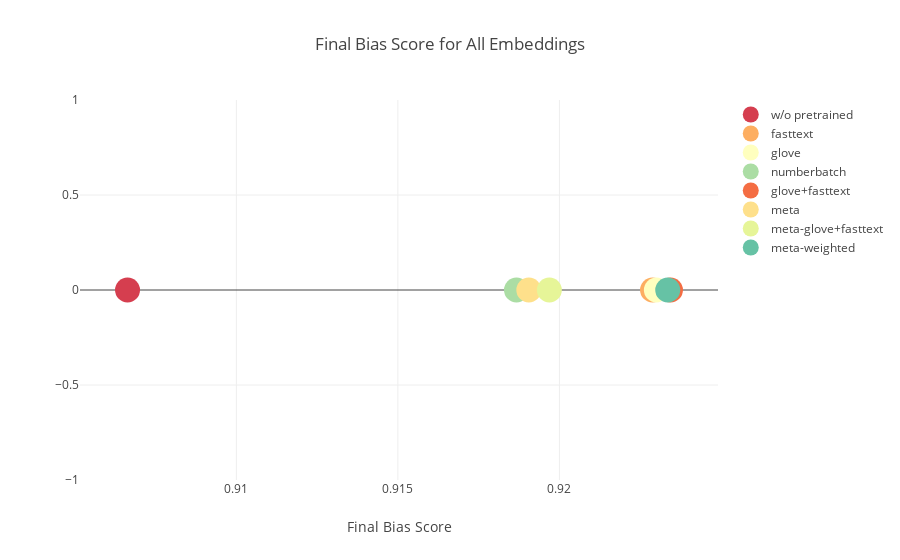

This figure's notebook cell:
### Code cell
trace0 = go.Scatter(
{
        'x': final_bias['w/o pretrained'], 
        'y': [0],
        'name': 'w/o pretrained', 
        'mode': 'markers', 
        'marker': {
            'color': cl.scales['9']['div']['Spectral'][0],
            'size': 25
        }
    })
trace1 = go.Scatter(
{
        'x': final_bias['fasttext'], 
        'y': [0],
        'name': 'fasttext', 
        'mode': 'markers', 
        'marker': {
            'color': cl.scales['9']['div']['Spectral'][2],
            'size': 25
        }
    })
trace2 = go.Scatter(
{
        'x': final_bias['glove'], 
        'y': [0],
        'name': 'glove', 
        'mode': 'markers', 
        'marker': {
            'color': cl.scales['9']['div']['Spectral'][4],
            'size': 25
        }
    })
trace3 = go.Scatter(
{
        'x': final_bias['numberbatch'], 
        'y': [0],
        'name': 'numberbatch', 
        'mode': 'markers', 
        'marker': {
            'color': cl.scales['9']['div']['Spectral'][6],
            'size': 25
        }
    })
trace5 = go.Scatter(
{
        'x': final_bias['glove+fasttext'], 
        'y': [0],
        'name': 'glove+fasttext', 
        'mode': 'markers', 
        'marker': {
            'color': cl.scales['9']['div']['Spectral'][1],
            'size': 25
        }
    })
trace6 = go.Scatter(
{
        'x': final_bias['meta'], 
        'y': [0],
        'name': 'meta', 
        'mode': 'markers', 
        'marker': {
            'color': cl.scales['9']['div']['Spectral'][3],
            'size': 25
        }
    })
trace7 = go.Scatter(
{
        'x': final_bias['meta-glove+fasttext'], 
        'y': [0],
        'name': 'meta-glove+fasttext', 
        'mode': 'markers', 
        'marker': {
            'color': cl.scales['9']['div']['Spectral'][5],
            'size': 25
        }
    })
trace8 = go.Scatter(
{
        'x': final_bias['meta-weighted'], 
        'y': [0],
        'name': 'meta-weighted', 
        'mode': 'markers', 
        'marker': {
            'color': cl.scales['9']['div']['Spectral'][7],
            'size': 25
        }
    })

layout = go.Layout(
    title= 'Final Bias Score for All Embeddings',
    hovermode = 'closest',
    xaxis = dict(
        title='Final Bias Score'
    ),
    showlegend = True
)

fig = go.Figure(data=[trace0, trace1, trace2, trace3, trace5, trace6, trace7, trace8], layout=layout)

py.iplot(fig)

### Figure 1 — Plotly figure (JSON) as saved in the notebook; plotly's stock layout.template omitted (floating-point values rounded to 4 significant figures)
{"data": [{"marker": {"color": "rgb(213,62,79)", "size": 25}, "mode": "markers", "name": "w/o pretrained", "type": "scatter", "uid": "9d9b4d2d-9853-41da-81b5-a89a36b82809", "x": [0.9066], "y": [0]}, {"marker": {"color": "rgb(253,174,97)", "size": 25}, "mode": "markers", "name": "fasttext", "type": "scatter", "uid": "6ebe6f20-7f97-46e9-b87e-077e4558159c", "x": [0.9229], "y": [0]}, {"marker": {"color": "rgb(255,255,191)", "size": 25}, "mode": "markers", "name": "glove", "type": "scatter", "uid": "c0a9360b-3b71-4095-98cf-da7f6954a2bc", "x": [0.923], "y": [0]}, {"marker": {"color": "rgb(171,221,164)", "size": 25}, "mode": "markers", "name": "numberbatch", "type": "scatter", "uid": "43611c7e-cb6d-4d16-a4b8-311df0c7e0da", "x": [0.9187], "y": [0]}, {"marker": {"color": "rgb(244,109,67)", "size": 25}, "mode": "markers", "name": "glove+fasttext", "type": "scatter", "uid": "2f2d8b2a-70b3-4b90-99e0-2a56ef2e3c27", "x": [0.9234], "y": [0]}, {"marker": {"color": "rgb(254,224,139)", "size": 25}, "mode": "markers", "name": "meta", "type": "scatter", "uid": "ab6df7c4-35ee-4a77-88d7-0d3627b1aec4", "x": [0.9191], "y": [0]}, {"marker": {"color": "rgb(230,245,152)", "size": 25}, "mode": "markers", "name": "meta-glove+fasttext", "type": "scatter", "uid": "e16df2b8-aae0-4d29-bbae-5ac0262a7f04", "x": [0.9197], "y": [0]}, {"marker": {"color": "rgb(102,194,165)", "size": 25}, "mode": "markers", "name": "meta-weighted", "type": "scatter", "uid": "8670ba3a-c729-434e-97c3-e7cd53cc850f", "x": [0.9234], "y": [0]}], "layout": {"hovermode": "closest", "showlegend": true, "title": {"text": "Final Bias Score for All Embeddings"}, "xaxis": {"title": {"text": "Final Bias Score"}}}}
